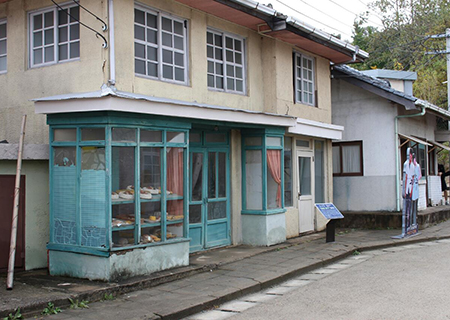
//> input picture openCv/source_saengneung_4.12.0/07장_예제/07장_1절/image/edge_test1.jpg, 450 x 320 px
$ ./edge_sobel   (built with g++ and OpenCV 4)
//> lines starting //> are read from the running program, lines starting //| are printed output that depends on the picture
#include <opencv2/opencv.hpp>
using namespace cv;
using namespace std;

void differential(Mat image, Mat& dst, float data1[], float data2[])
{
	Mat dst1, mask1(3, 3, CV_32F, data1);
	Mat dst2, mask2(3, 3, CV_32F, data2);

	filter2D(image, dst1, CV_32F, mask1);		// OpenCV 제공 회선 함수
	filter2D(image, dst2, CV_32F, mask2);
	magnitude(dst1, dst2, dst);
	dst.convertTo(dst, CV_8U);

	convertScaleAbs(dst1, dst1);				// 절대값 및 형변환 동시 수행 함수
	convertScaleAbs(dst2, dst2);
	imshow("dst1 - 수직 마스크", dst1);						// 윈도우 행렬 표시
	imshow("dst2 - 수평 마스크", dst2);
}

int main()
{
	Mat image = imread("../image/edge_test1.jpg", IMREAD_GRAYSCALE);
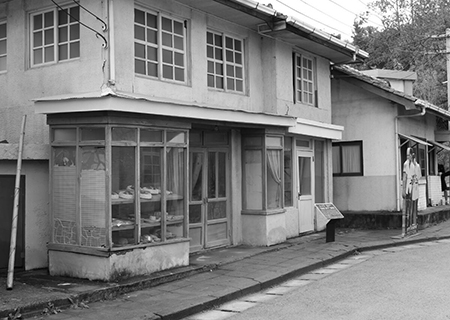
//> image: 320 rows x 450 cols, CV_8UC1; min 0, max 255, mean 124
	CV_Assert(image.data);

	float data1[] = {
		-1, 0, 1,
		-2, 0, 2,
		-1, 0, 1
	};
	float data2[] = {
		-1, -2, -1,
		0, 0, 0,
		1, 2, 1
	};

	Mat dst, dst3, dst4;
	//differential(image, dst, data1, data2);	// 두 방향 소벨 회선 및 크기 계산

											// OpenCV 제공 소벨 에지 계산
	Sobel(image, dst3, CV_32F, 1, 0, 3);		// x방향 미분 - 수직 마스크
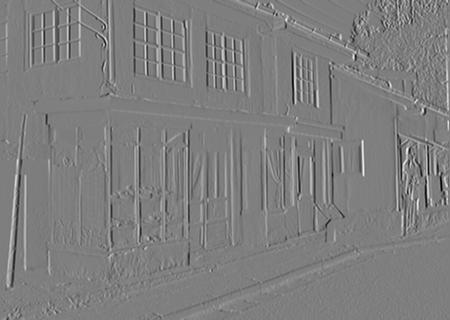
//> dst3: 320 rows x 450 cols, CV_32FC1; min -892, max 903, mean 1.1; drawn with min black and max white
	Sobel(image, dst4, CV_32F, 0, 1, 3);		// y방향 미분 - 수평 마스크
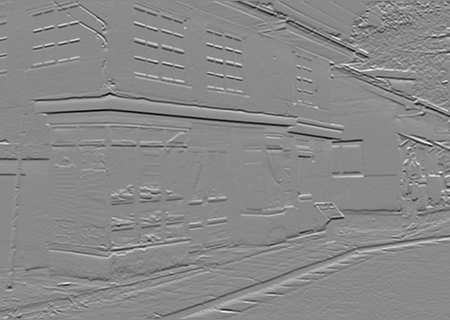
//> dst4: 320 rows x 450 cols, CV_32FC1; min -933, max 800, mean -0.2; drawn with min black and max white
	magnitude(dst3, dst4, dst);
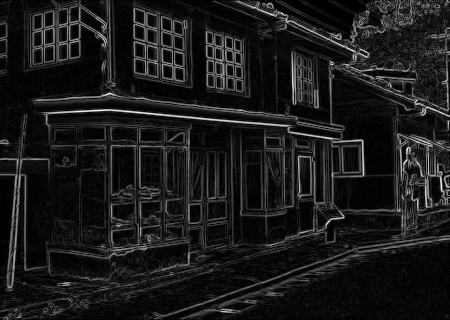
//> dst: 320 rows x 450 cols, CV_32FC1; min 0, max 955, mean 98.6; drawn with min black and max white
	dst.convertTo(dst, CV_8U);
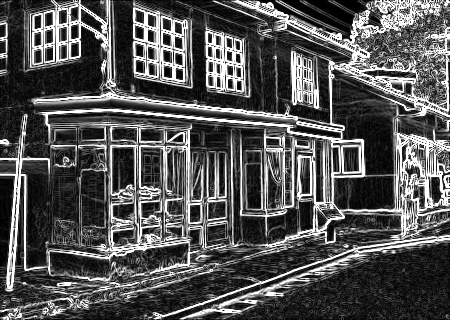
//> dst: 320 rows x 450 cols, CV_8UC1; min 0, max 255, mean 84.2
	convertScaleAbs(dst3, dst3);				// 절대값 및 uchar 형변환
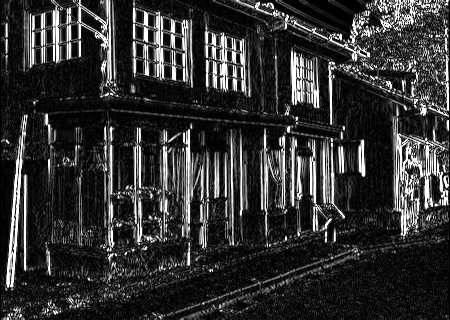
//> dst3: 320 rows x 450 cols, CV_8UC1; min 0, max 255, mean 50.2
	convertScaleAbs(dst4, dst4);
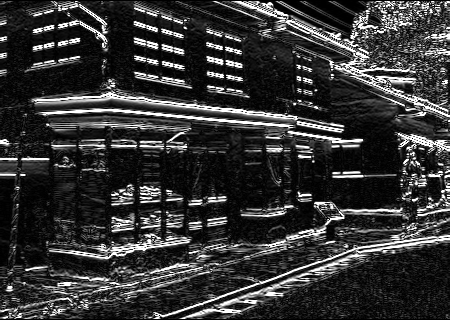
//> dst4: 320 rows x 450 cols, CV_8UC1; min 0, max 255, mean 53

	imshow("image", image), 			imshow("소벨에지", dst);
	imshow("dst3-수직_OpenCV", dst3), imshow("dst4-수평_OpenCV", dst4);

	waitKey();
	return 0;
}

$ run again, with openCv/source_saengneung_4.12.0/07장_예제/07장_1절/image/edge_test3.jpg copied over openCv/source_saengneung_4.12.0/07장_예제/07장_1절/image/edge_test1.jpg
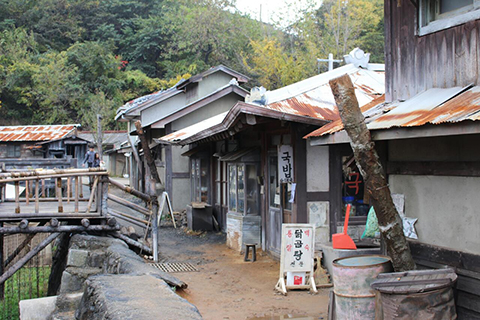
//> input picture openCv/source_saengneung_4.12.0/07장_예제/07장_1절/image/edge_test3.jpg, 480 x 320 px
//> `convertScaleAbs(dst3, dst3);`:
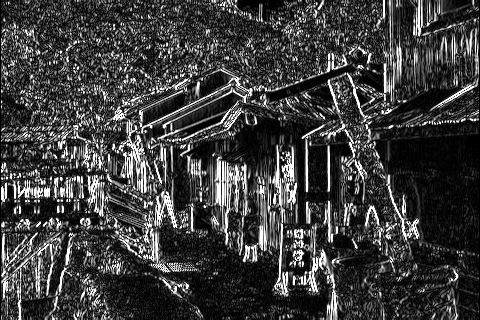
//> dst3: 320 rows x 480 cols, CV_8UC1; min 0, max 255, mean 61.9
//> `convertScaleAbs(dst4, dst4);`:
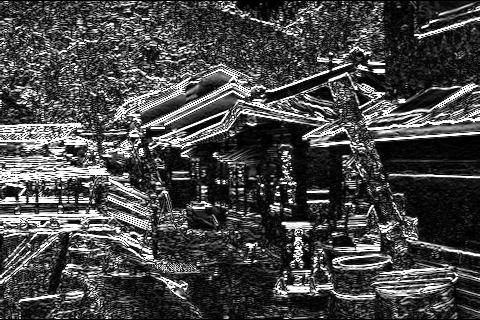
//> dst4: 320 rows x 480 cols, CV_8UC1; min 0, max 255, mean 71.6
